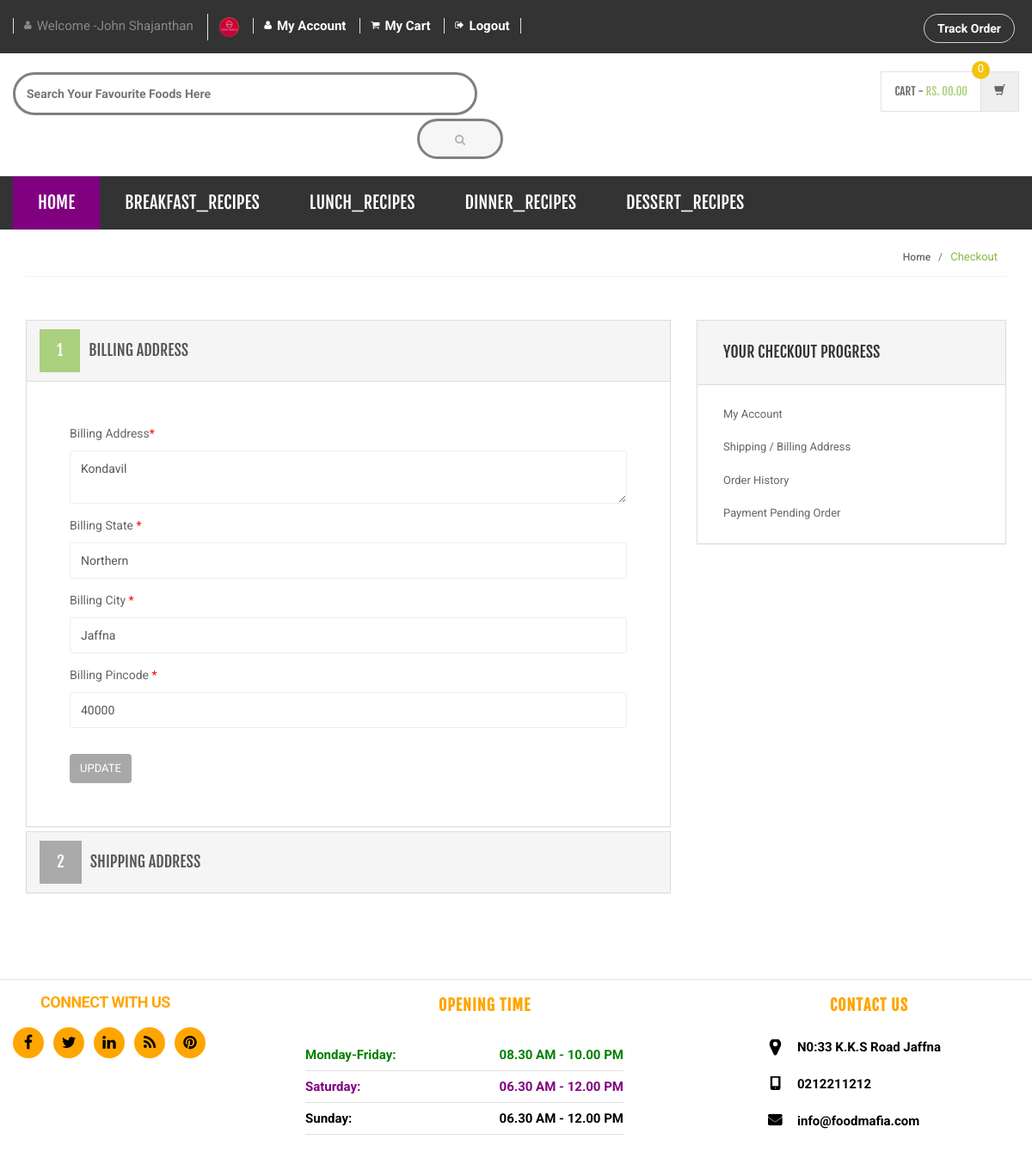
/bill-ship-addresses.php (signed in), run on the app's committed database.
### tables this page shows
CREATE TABLE `category` (
  `id` int(11) NOT NULL,
  `categoryName` varchar(255) DEFAULT NULL,
  `categoryDescription` longtext,
  `creationDate` timestamp NOT NULL DEFAULT CURRENT_TIMESTAMP,
  `updationDate` varchar(255) DEFAULT NULL
);

CREATE TABLE `users` (
  `id` int(11) NOT NULL,
  `name` varchar(255) DEFAULT NULL,
  `email` varchar(255) DEFAULT NULL,
  `contactno` bigint(11) DEFAULT NULL,
  `password` varchar(255) DEFAULT NULL,
  `shippingAddress` longtext,
  `shippingState` varchar(255) DEFAULT NULL,
  `shippingCity` varchar(255) DEFAULT NULL,
  `shippingPincode` int(11) DEFAULT NULL,
  `billingAddress` longtext,
  `billingState` varchar(255) DEFAULT NULL,
  `billingCity` varchar(255) DEFAULT NULL,
  `billingPincode` int(11) DEFAULT NULL,
  `regDate` timestamp NOT NULL DEFAULT CURRENT_TIMESTAMP,
  `updationDate` varchar(255) DEFAULT NULL
);

### bill-ship-addresses.php (the view, shortened to what this page needs)
<?php
include('includes/config.php');
if(strlen($_SESSION['login'])==0)
    {
header('location:.php');
}
else{
?>
<!DOCTYPE html>
<html lang="en">
	<head>
	    <link rel="stylesheet" href="assets/css/bootstrap.min.css">
	    <link rel="stylesheet" href="assets/css/main.css">
	    <link rel="stylesheet" href="assets/css/green.css">
	    <link rel="stylesheet" href="assets/css/owl.carousel.css">
		<link rel="stylesheet" href="assets/css/owl.transitions.css">
		<link href="assets/css/lightbox.css" rel="stylesheet">
		<link rel="stylesheet" href="assets/css/animate.min.css">
		<link rel="stylesheet" href="assets/css/rateit.css">
		<link rel="stylesheet" href="assets/css/bootstrap-select.min.css">
		<link rel="stylesheet" href="assets/css/config.css">
		<link href="assets/css/green.css" rel="alternate stylesheet" title="Green color">
		<link href="assets/css/blue.css" rel="alternate stylesheet" title="Blue color">
		<link href="assets/css/red.css" rel="alternate stylesheet" title="Red color">
		<link href="assets/css/orange.css" rel="alternate stylesheet" title="Orange color">
		<link href="assets/css/dark-green.css" rel="alternate stylesheet" title="Darkgreen color">
		<link rel="stylesheet" href="assets/css/font-awesome.min.css">
	</head>
    <body class="cnt-home">
<header class="header-style-1">
<?php include('includes/top-header.php');?>
<?php include('includes/main-header.php');?>
<?php include('includes/menu-bar.php');?>
</header>
<div class="breadcrumb">
	<div class="container">
		<div class="breadcrumb-inner">
			<ul class="list-inline list-unstyled">
				<li><a href="#">Home</a></li>
				<li class='active'>Checkout</li>
			</ul>
		</div>
	</div>
</div>
<div class="body-content outer-top-bd">
	<div class="container">
		<div class="checkout-box inner-bottom-sm">
			<div class="row">
				<div class="col-md-8">
					<div class="panel-group checkout-steps" id="accordion">
<div class="panel panel-default checkout-step-01">
		<div class="panel-heading">
    	<h4 class="unicase-checkout-title">
	        <a data-toggle="collapse" class="" data-parent="#accordion" href="#collapseOne">
	          <span>1</span>Billing Address
	        </a>
	     </h4>
    </div>
	<div id="collapseOne" class="panel-collapse collapse in">
	    <div class="panel-body">
			<div class="row">
				<div class="col-md-12 col-sm-12 already-registered-login">
<?php
$query=mysqli_query($con,"select * from users where id='".$_SESSION['id']."'");
while($row=mysqli_fetch_array($query))
{
?>
					<form class="register-form" role="form" method="post">
<div class="form-group">
					    <label class="info-title" for="Billing Address">Billing Address<span>*</span></label>
					    <textarea class="form-control unicase-form-control text-input"  name="billingaddress" required="required"><?php echo $row['billingAddress'];?></textarea>
					  </div>
						<div class="form-group">
					    <label class="info-title" for="Billing State ">Billing State  <span>*</span></label>
			 <input type="text" class="form-control unicase-form-control text-input" id="bilingstate" name="bilingstate" value="<?php echo $row['billingState'];?>" required>
					  </div>
					  <div class="form-group">
					    <label class="info-title" for="Billing City">Billing City <span>*</span></label>
					    <input type="text" class="form-control unicase-form-control text-input" id="billingcity" name="billingcity" required="required" value="<?php echo $row['billingCity'];?>" >
					  </div>
 <div class="form-group">
					    <label class="info-title" for="Billing Pincode">Billing Pincode <span>*</span></label>
					    <input type="text" class="form-control unicase-form-control text-input" id="billingpincode" name="billingpincode" required="required" value="<?php echo $row['billingPincode'];?>" >
					  </div>
					  <button type="submit" name="update" class="btn-upper btn btn-primary checkout-page-button">Update</button>
					</form>
					<?php } ?>
				</div>
			</div>
		</div>
	</div>
</div>
					  	<div class="panel panel-default checkout-step-02">
						    <div class="panel-heading">
						      <h4 class="unicase-checkout-title">
						        <a data-toggle="collapse" class="collapsed" data-parent="#accordion" href="#collapseTwo">
						          <span>2</span>Shipping Address
						        </a>
						      </h4>
						    </div>
					  	</div>
					</div>
				</div>
			<?php include('includes/myaccount-sidebar.php');?>
			</div>
		</div>
</div>
</div>
<?php include('includes/footer.php');?>
</body>
</html>
<?php } ?>

### includes/menu-bar.php (shortened to what this page needs)
<div class="header-nav animate-dropdown" style="background-color:#333333;">
    <div class="container-fluid">
        <div class="yamm navbar navbar-default" role="navigation">
            <div class="nav-bg-class">
                <div class="navbar-collapse collapse" id="mc-horizontal-menu-collapse">
	<div class="nav-outer">
		<ul class="nav navbar-nav">
			<li class="dropdown yamm-fw" style="background-color:purple;">
				<a href="index.php" data-hover="dropdown" class="dropdown-toggle">Home</a>
			</li>
              <?php $sql=mysqli_query($con,"select id,categoryName  from category limit 6");
while($row=mysqli_fetch_array($sql))
{
    ?>
			<li class="dropdown yamm">
				<a href="category.php?cid=<?php echo $row['id'];?>"> <?php echo $row['categoryName'];?></a>
			</li>
			<?php } ?>
		</ul>
		<div class="clearfix"></div>
	</div>
</div>
            </div>
        </div>
    </div>
</div>

### assets/css/green.css (style rules this page uses)
a { color: #abd07e; }
.header-style-1 .header-nav { background: #abd07e; }
.breadcrumb ul li.active { color: #84b943; }
.checkout-box .checkout-steps .panel .panel-heading .unicase-checkout-title > a:not(.collapsed) span { background-color: #abd07e; }

### assets/css/lightbox.css (style rules this page uses)
body:after { content: url(../images/close.png) url(../images/loading.gif) url(../images/prev.png) url(../images/next.png); display: none; }

### assets/css/blue.css (style rules this page uses)
a { color: #3498db; }
.header-style-1 .header-nav { background: #3498db; }
.breadcrumb ul li.active { color: #1d6ca1; }
.checkout-box .checkout-steps .panel .panel-heading .unicase-checkout-title > a:not(.collapsed) span { background-color: #3498db; }

### assets/css/red.css (style rules this page uses)
a { color: #ff6c6c; }
.header-style-1 .header-nav { background: #ff6c6c; }
.breadcrumb ul li.active { color: #ff1a1a; }
.checkout-box .checkout-steps .panel .panel-heading .unicase-checkout-title > a:not(.collapsed) span { background-color: #ff6c6c; }

### assets/css/orange.css (style rules this page uses)
a { color: #f39c12; }
.header-style-1 .header-nav { background: #f39c12; }
.breadcrumb ul li.active { color: #ab6c09; }
.checkout-box .checkout-steps .panel .panel-heading .unicase-checkout-title > a:not(.collapsed) span { background-color: #f39c12; }

### assets/css/dark-green.css (style rules this page uses)
a { color: #12cca7; }
.header-style-1 .header-nav { background: #12cca7; }
.breadcrumb ul li.active { color: #0b816a; }
.checkout-box .checkout-steps .panel .panel-heading .unicase-checkout-title > a:not(.collapsed) span { background-color: #12cca7; }

### data on the page
category: categoryName "BREAKFAST_RECIPES"
category: categoryName "LUNCH_RECIPES"
category: categoryName "DINNER_RECIPES"
category: categoryName "DESSERT_RECIPES"
users: billingaddress "Kondavil", bilingstate "Northern", billingcity "Jaffna", billingpincode "40000"

### other printed values
$_SESSION['username'] "John Shajanthan"
